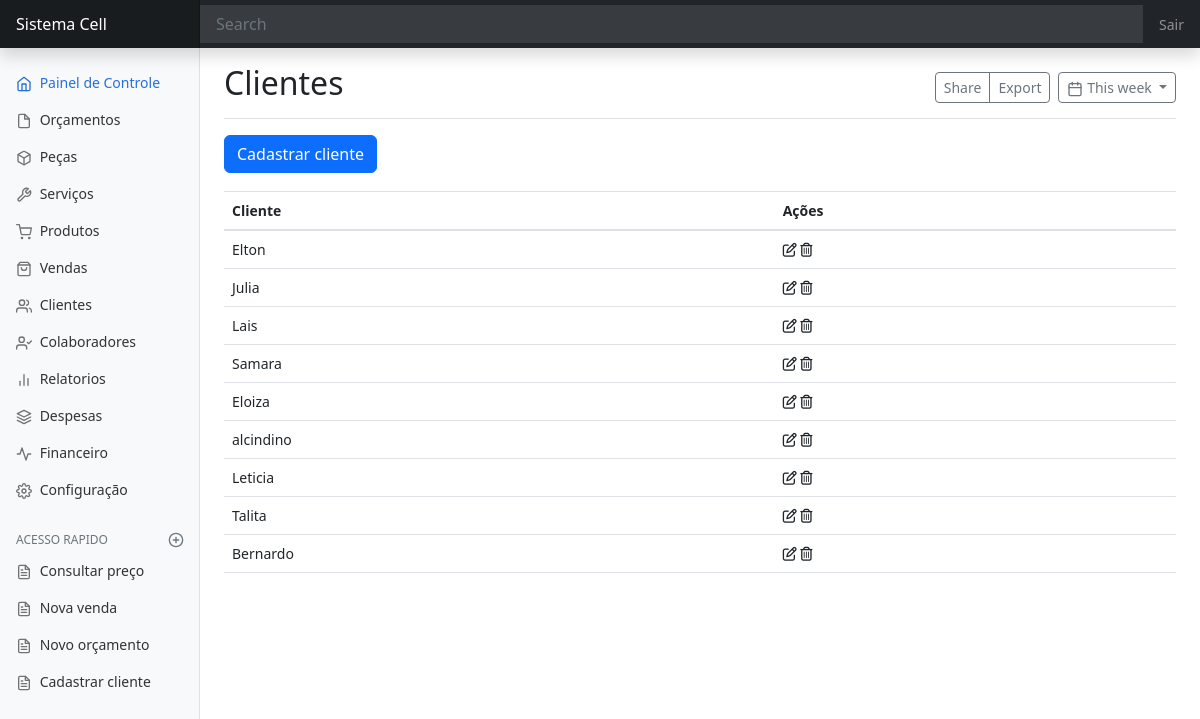
Page /cliente/ on the earlier database version.
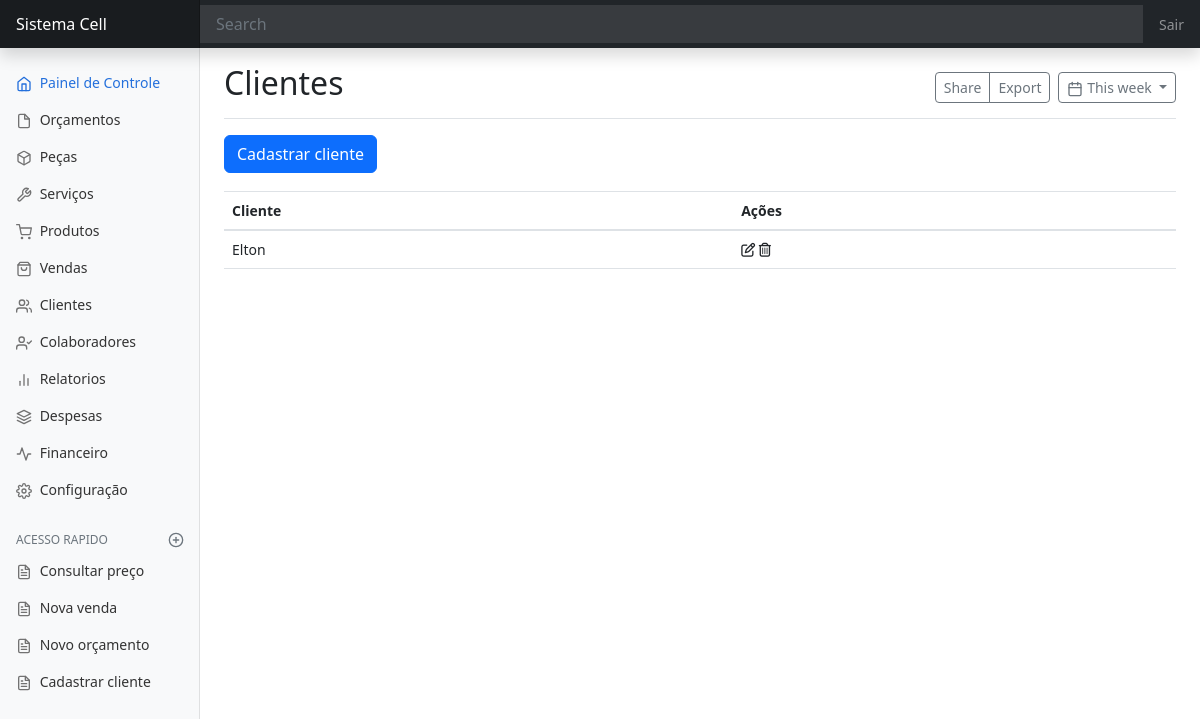
Same page on the later database version.
### cliente/models.py (models this page shows, shortened)
class Cliente(models.Model):
    nome_cliente = models.CharField(max_length=90)

### cliente/views.py (the view)
# urls.py: path('cliente/', ListaCliente.as_view(), name='cliente'),
class ListaCliente(ListView):
    model = Cliente
    template_name = 'cliente/pagina-inicial-cliente.html'

### cliente/templates/cliente/pagina-inicial-cliente.html (shortened to what this page needs)
{% extends 'dashboard/pagina-inicial.html' %}
{% block titulo %}Clientes{% endblock %}
{% block conteudo %}
<a
        href=""
        class="btn btn-primary"
        data-toggle="modal"
        data-target="#staticBackdrop"
        hx-get="{% url 'cadastrar-cliente' %}"
        hx-target="#adicionar-conteudo"
>Cadastrar cliente</a>
<div style="padding-top:18px">
    <table class="table">
        <thead>
        <tr>
            <th>Cliente</th>
            <th>Ações</th>
        </tr>
        </thead>
        <tbody id="cliente-Tbody">
            {% include 'cliente/tabela/tabela-cliente.html' %}
        </tbody>
    </table>
</div>
{% endblock conteudo %}

### cliente/templates/cliente/tabela/linhas-tabela-cliente.html
<tr id="trCliente{{ object.pk }}">
    <td> {{ object.nome_cliente }} </td>
    <td><span
            data-toggle="modal"
            data-target="#staticBackdrop"
            hx-get="{% url 'editar-cliente' object.pk %}"
            hx-target="#adicionar-conteudo">
        <i class="fa-regular fa-pen-to-square"></i>
    </span>
        <span
            hx-get="{% url 'apagar-cliente' object.pk %}"
            hx-confirm="Deseja mesmo Apagar {{ object.nome_cliente }} ?"
            hx-target="closest tr"
            hx-swap="outerHTML swap:300ms">
                <i class="fa-regular fa-trash-can"></i>
        </span>
    </td>
</tr>

Differences in the rows shown:
removed Cliente: nome_cliente "Julia"
removed Cliente: nome_cliente "Lais"
removed Cliente: nome_cliente "Samara"
removed Cliente: nome_cliente "Eloiza"
removed Cliente: nome_cliente "alcindino"
removed Cliente: nome_cliente "Leticia"
removed Cliente: nome_cliente "Talita"
removed Cliente: nome_cliente "Bernardo"
